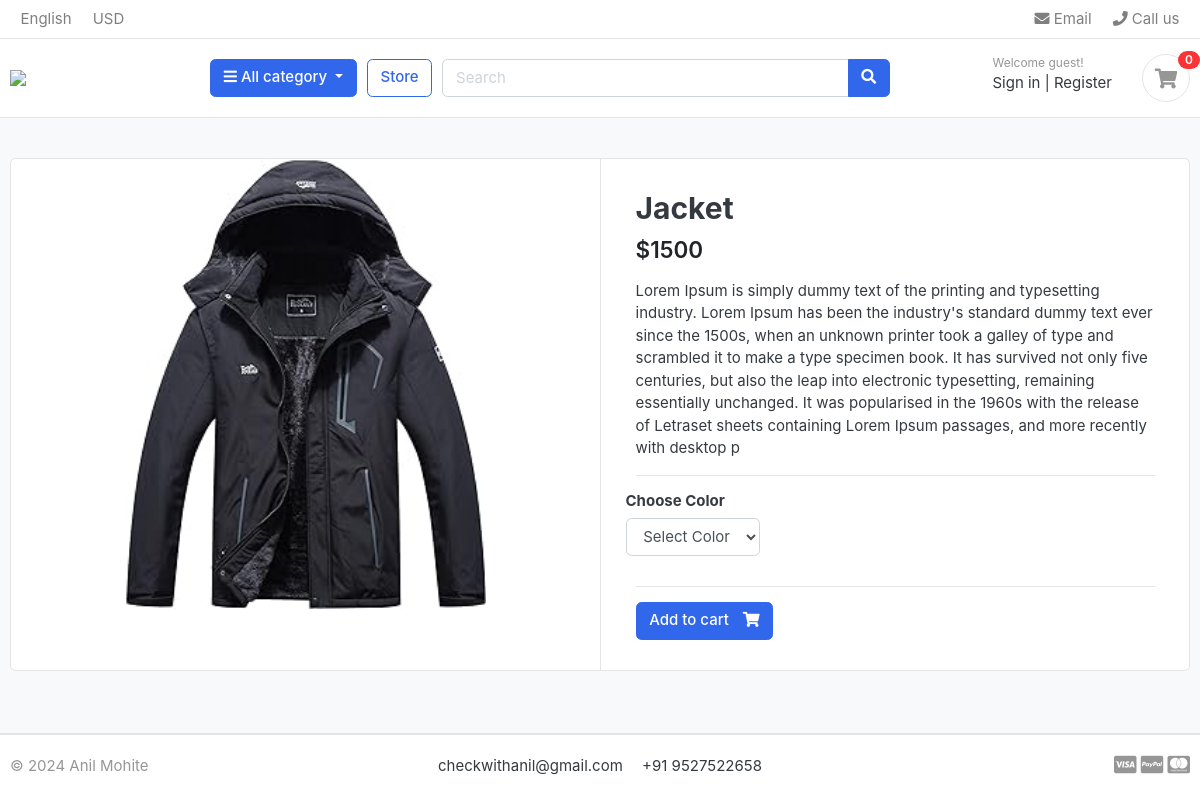
The page /store/category/jackets/jacket on the database its author committed.
### store/models.py (models this page shows, shortened)
class Product(models.Model):
    product_name = models.CharField(max_length=200, unique=True)
    slug = models.CharField(max_length=200, unique=True)
    desc = models.TextField(max_length=500, blank=True)
    price = models.IntegerField()
    prod_image = models.ImageField(upload_to='photos/products', blank=True)
    stock = models.IntegerField()
    is_available = models.BooleanField(default=True)
    category = models.ForeignKey(Category, on_delete=models.CASCADE)
    created_date = models.DateTimeField(auto_now_add=True)
    modified_date = models.DateTimeField(auto_now=True)

### store/views.py (the view)
# urls.py: path("category/<slug:category_slug>/<slug:product_slug>", views.product_detail, name="product_detail"),
def product_detail(request,category_slug=None,product_slug=None):
    try:
        single_product = Product.objects.get(category__slug = category_slug, slug = product_slug)
        in_cart = CartItem.objects.filter(cart__cart_id = _cart_id(request), product = single_product).exists()
    except Exception as e:
        raise e
    context = {
        'product' : single_product,
        'in_cart' : in_cart
    }
    return render(request, 'store/product-detail.html', context)

### carts/context_processors.py (called while the page is built)
def cart_counter(request):
    cart_count = 0
    if 'admin' in request.path:
        return {}
    else:
        try:
            cart = Cart.objects.get(cart_id = _cart_id(request))
            cart_items = CartItem.objects.filter(cart = cart)
            for cart_item in cart_items:
                cart_count += cart_item.quantity
        except Cart.DoesNotExist:
            cart_count = 0
    return dict(cart_count = cart_count)

### carts/views.py (called while the page is built)
def _cart_id(request):
    cart = request.session.session_key
    if not cart:
        cart = request.session.create()
    return cart

### category/context_processors.py (called while the page is built)
def cat_menu_links(request):
    links = Category.objects.all()
    return dict(cat_links=links)

### category/models.py (called while the page is built)
    def get_url(self):
        return reverse('products_by_category', args=[self.slug])

### store/models.py (called while the page is built)
    def colors(self):
        return super(VariationManager, self).filter(variation_category = 'color', is_active = True)

    def sizes(self):
        return super(VariationManager, self).filter(variation_category = 'size', is_active = True)

### templates/store/product-detail.html (shortened to what this page needs)
<!DOCTYPE HTML>
<html lang="en">
<head>
	{% extends 'base.html' %}
	{% load static %}
	{% block content %}
	<section class="section-content padding-y bg">
		<div class="container">
			<div class="card">
				<div class="row no-gutters">
					<aside class="col-md-6">
						<article class="gallery-wrap">
							<div class="img-big-wrap">
								<a href="#"><img src="{{product.prod_image.url}}"></a>
							</div>
						</article>
					</aside>
					<main class="col-md-6 border-left">
						<form action="{% url 'add_cart' product.id %}" method="POST">
							<article class="content-body">
								<h2 class="title">{{product.product_name}}</h2>
								<div class="mb-3">
									<var class="price h4">${{product.price}}</var>
								</div>
								<p>{{product.desc}}</p>
								<hr>
								{% if product.variation_set.colors %}
								<div class="row">
									<div class="item-option-select">
										<h6>Choose Color</h6>
										<select name="color" class="form-control">
											<option value="">Select Color</option>
										</select>
									</div>
								</div>
								{% endif %}
								<hr>
								{% if product.stock <= 0 %}
								<h5 class="text-danger"> Out of Stock </h5>
								{% else %}
									<button class="btn btn-primary">
										<span class="text">Add to cart</span> <i class="fas fa-shopping-cart"></i>
									</button>
								{% endif %}
							</article>
						</form>
					</main>
				</div>
			</div>
			<br>
		</div>
	</section>
{% endblock %}

### static/css/ui.css (style rules this page uses)
html { font-family: "Inter", sans-serif; font-size: 15px; }
.content-body { flex: 1 1 auto; padding: 2rem 2.3rem; }
.padding-y { padding-top: 40px; padding-bottom: 40px; }
var { font-style: normal; }
article:after, .form-group:after { display: block; clear: both; content: ""; }
.bg { background-color: #f8f9fa; }
.btn .text + i { margin-left: 10px; }
.price { font-weight: 600; color: #212529; }
.gallery-wrap .img-big-wrap { margin-bottom: 10px; border-radius: 0.37rem; overflow: hidden; background-color: #fff; }
.gallery-wrap .img-big-wrap a { text-align: center; display: block; }
.gallery-wrap .img-big-wrap img { height: 450px; width: auto; display: inline-block; }
.item-option-select { margin-bottom: 1rem; display: inline-block; margin-right: 15px; }

### rows shown on the page
Product: prod_image (picture), product_name "Jacket", price "1500", desc "Lorem Ipsum is simply dummy text of the printing and typesetting industry. Lorem Ipsum has been the industry's standard dummy text ever since the 1500s, when an unknown printer took a galley of type and scrambled it to make a type specimen book. It has survived not only five centuries, but also the leap into electronic typesetting, remaining essentially unchanged. It was popularised in the 1960s with the release of Letraset sheets containing Lorem Ipsum passages, and more recently with desktop p"

### other values the page prints
{{ cart_count }} "0"
